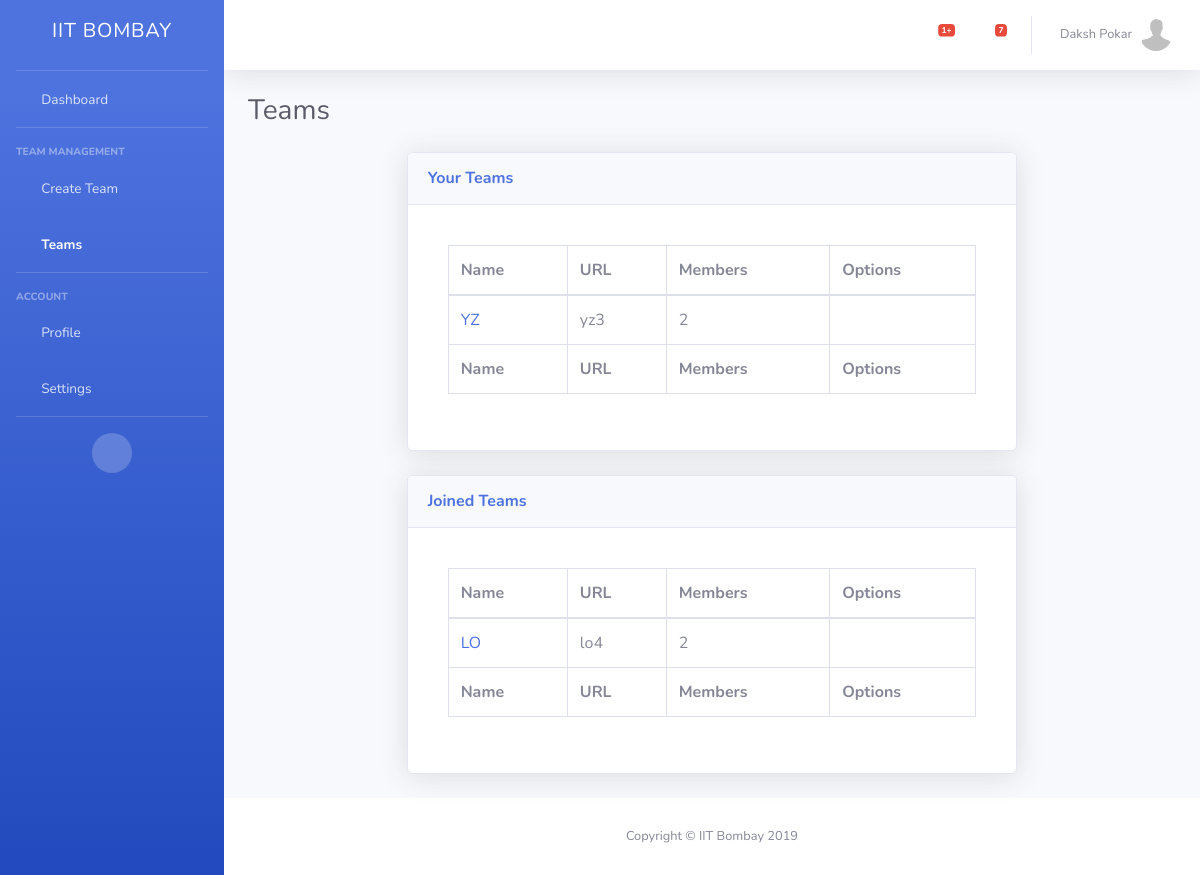
/teams/ (signed in), run on an earlier commit of the app's database.
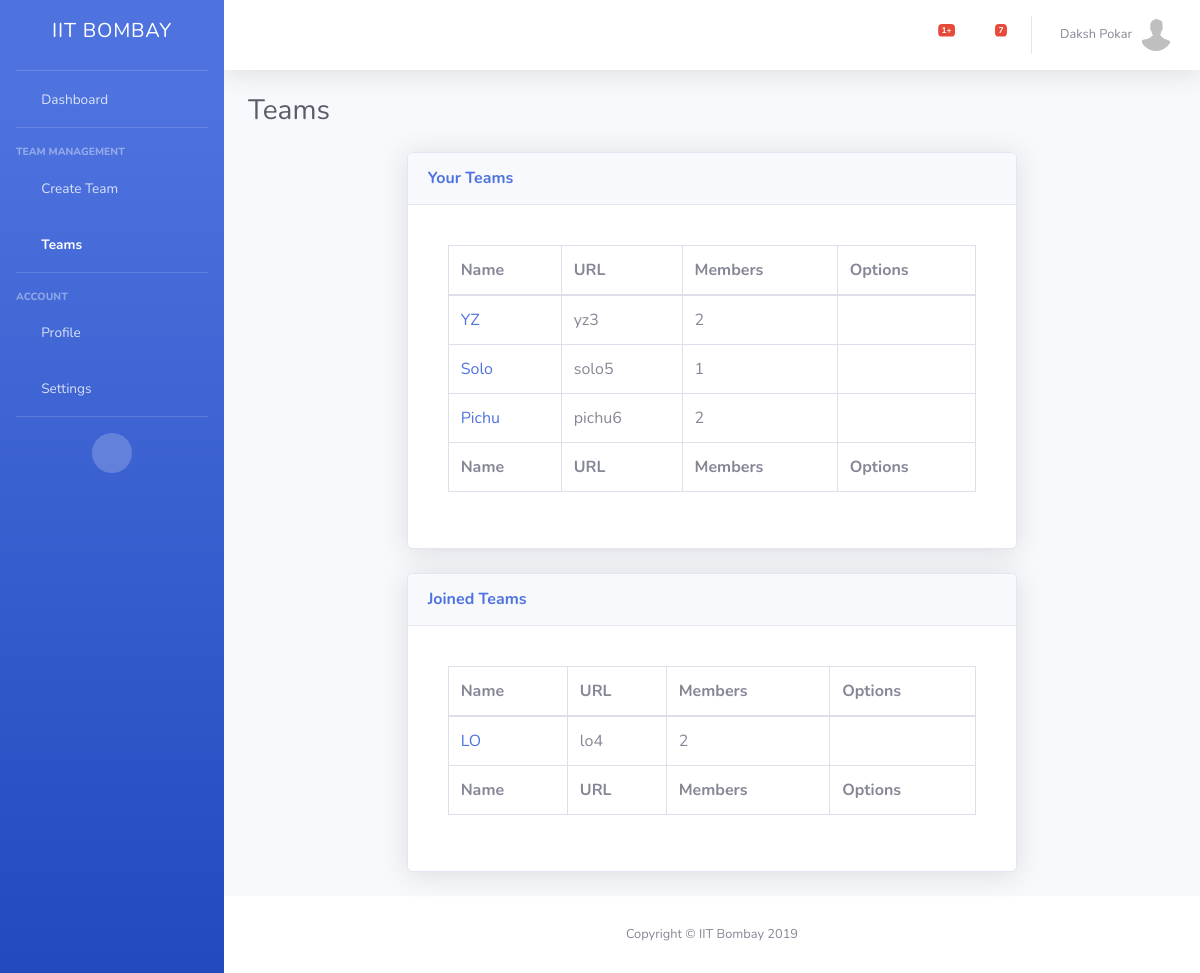
And on a later commit of the database.
### TM/models.py (models this page shows)
class UserProfile(models.Model):
    user = models.ForeignKey(User, on_delete=models.CASCADE)
    username = models.CharField(max_length=400)
    profile_picture = models.FileField(upload_to=user_directory, null=True, default='/default_profile.jpg', blank=True)

class Teams(models.Model):
    id = models.AutoField(primary_key=True)
    name = models.CharField(max_length=400)
    url = models.CharField(max_length=400)
    admin = models.ForeignKey(User, on_delete=models.CASCADE)
    members = models.ManyToManyField(User, through='Membership', related_name="member")

class Membership(models.Model):
    member = models.ForeignKey(User, on_delete=models.CASCADE)
    team = models.ForeignKey(Teams, on_delete=models.CASCADE)

### TM/views.py (the view, shortened to what this page needs)
# urls.py: path('teams/', TeamView.as_view(), name="team"),
class TeamView(LoginRequiredMixin, TemplateView):
    login_url = '/../login/'
    template_name="teams.html"
    def get(self, request):
        user = request.user
        us = UserProfile.objects.get(user=user)
        teams = Teams.objects.filter(admin=user)
        joined_teams = Membership.objects.filter(member=User.objects.get(username=user.username))
        jt = None
        if joined_teams.all().count() == 1:
            jt = joined_teams.all()[0].team
        return render(request, self.template_name, {'teams': teams, 'us': us, 'user': user, 'joined_teams': joined_teams, 'jt': jt})

### TM/templates/teams.html (shortened to what this page needs)
<!DOCTYPE html>
{% load static %}
<html lang="en">
<head>
  <link href="{% static 'vendor/fontawesome-free/css/all.min.css' %}" rel="stylesheet" type="text/css">
  <link href="{% static 'css/sb-admin-2.min.css' %}" rel="stylesheet">
  <link href="{% static 'vendor/datatables/dataTables.bootstrap4.min.css' %}" rel="stylesheet">
</head>
<body id="page-top">
  <div id="wrapper">
    {% block sidebar %}
      {% include "menu.html" %}
    {% endblock %}
    <div id="content-wrapper" class="d-flex flex-column">
      <div id="content">
        {% block topbar %}
        {% include "topbar.html" %}
      {% endblock %}
        <div class="container-fluid">
          <div class="d-sm-flex align-items-center justify-content-between mb-4">
            <h1 class="h3 mb-0 text-gray-800">Teams</h1>
          </div>
          <form method="post" enctype="multipart/form-data">
          <div class="row">
            <div class="col-xl-2"></div>
            <div class="col-xl-8">
              <div class="card shadow mb-4">
                <div class="card-header py-3 d-flex flex-row align-items-center justify-content-between">
                  <h6 class="m-0 font-weight-bold text-primary">Your Teams </h6>
                </div>
                <div class="card-body">
                        <div class="card-body">
                                <div class="table-responsive">
                                  {%  if teams.all.count != 0 %}
                                  <table class="table table-bordered" id="dataTable" width="100%" cellspacing="0">
                                        <thead>
                                                <tr>
                                                  <th>Name</th>
                                                  <th>URL</th>
                                                  <th>Members</th>
                                                  <th>Options</th>
                                                </tr>
                                              </thead>
                                              <tfoot>
                                                    <tr>
                                                      <th>Name</th>
                                                      <th>URL</th>
                                                      <th>Members</th>
                                                      <th>Options</th>
                                                    </tr>
                                                </tfoot>
                                                <tbody>
                                                        {%    for i in teams.all  %}
                                                    <tr>
                                                        <td><a href="/team/{{ i.url }}/dashboard/">{{  i.name   }}</a></td>
                                                        <td>{{  i.url   }}</td>
                                                        <td>{{  i.members.count }}</td>
                                                        <td><a href="/team/{{ i.url }}/dashboard/"><i class="fas fa-external-link-alt"></i></a><a href="/team/{{ i.url }}/settings/" style="margin-left: 10px"><i class="fas fa-cog"></i></a><a href="/team/{{ i.url }}/delete/" style="margin-left: 10px"><i class="fas fa-trash"></i></a></td>
                                                    </tr>
                                                    {%  endfor  %}
                                                </tbody>
                                                </table>
                                                {%  else  %}
                                                <div align="center">There are no teams you are admin of!</div>
                                                {%  endif %}
                                                </div>
                                              </div>
                </div>
              </div>
              <div class="card shadow mb-4">
                  <div class="card-header py-3 d-flex flex-row align-items-center justify-content-between">
                    <h6 class="m-0 font-weight-bold text-primary">Joined Teams</h6>
                  </div>
                  <div class="card-body">
                          <div class="card-body">
                                  <div class="table-responsive">
                                    {%  if joined_teams.all.count == 1  %}
                                        {%  if jt.admin != user %}
                                        <table class="table table-bordered" id="dataTable1" width="100%" cellspacing="0">
                                            <thead>
                                                    <tr>
                                                      <th>Name</th>
                                                      <th>URL</th>
                                                      <th>Members</th>
                                                      <th>Options</th>
                                                    </tr>
                                                  </thead>
                                                  <tfoot>
                                                        <tr>
                                                          <th>Name</th>
                                                          <th>URL</th>
                                                          <th>Members</th>
                                                          <th>Options</th>
                                                        </tr>
                                                    </tfoot>
                                                    <tbody>
                                                            {%    for i in joined_teams.all  %}
                                                            {%  if i.team.admin != user %}
                                                        <tr>
                                                            <td><a href="/team/{{ i.team.url }}/dashboard/">{{  i.team.name   }}</a></td>
                                                            <td>{{  i.team.url   }}</td>
                                                            <td>{{  i.team.members.count }}</td>
                                                            <td><a href="/team/{{ i.team.url }}/dashboard/"><i class="fas fa-external-link-alt"></i></a></td>
                                                        </tr>
                                                          {%  endif %}
                                                        {%  endfor  %}
                                                    </tbody>
                                                    </table>
                                        {%  else  %}
                                          <div align="center">There are no teams you have joined!</div>
                                        {%  endif %}
                                    {%  elif joined_teams.all.count != 0 %}
                                    <table class="table table-bordered" id="dataTable2" width="100%" cellspacing="0">
                                          <thead>
                                                  <tr>
                                                    <th>Name</th>
                                                    <th>URL</th>
                                                    <th>Members</th>
                                                    <th>Options</th>
                                                  </tr>
                                                </thead>
                                                <tfoot>
                                                      <tr>
                                                        <th>Name</th>
                                                        <th>URL</th>
                                                        <th>Members</th>
                                                        <th>Options</th>
                                                      </tr>
                                                  </tfoot>
                                                  <tbody>
                                                          {%    for i in joined_teams.all  %}
                                                          {%  if i.team.admin != user %}
                                                      <tr>
                                                          <td><a href="/team/{{ i.team.url }}/dashboard/">{{  i.team.name   }}</a></td>
                                                          <td>{{  i.team.url   }}</td>
                                                          <td>{{  i.team.members.count }}</td>
                                                          <td><a href="/team/{{ i.team.url }}/dashboard/"><i class="fas fa-external-link-alt"></i></a></td>
                                                      </tr>
                                                        {%  endif %}
                                                      {%  endfor  %}
                                                  </tbody>
                                                  </table>
                                                  {%  else  %}
                                                  <div align="center">There are no teams you have joined!</div>
                                                  {%  endif %}
                                                  </div>
                                                </div>
                  </div>
                </div>
            </div>
            <div class="col-xl-2"></div>
            </div></form>
        </div>
      </div>
      {% block footer %}
      {% include "footer.html" %}
    {% endblock %}
    </div>
  </div>
</body>
</html>

### TM/templates/menu.html
{% load static %}
<ul class="navbar-nav bg-gradient-primary sidebar sidebar-dark accordion" id="accordionSidebar">
        <a class="sidebar-brand d-flex align-items-center justify-content-center" href="/dashboard/">
            <div class="sidebar-brand-icon">
                <h5>IIT Bombay</h5>
              </div>
        </a>
        <hr class="sidebar-divider my-0">
        <li class="nav-item {%  if request.path == "/" %} active {%  endif %}">
          <a class="nav-link" href="/">
            <i class="fas fa-fw fa-tachometer-alt"></i>
            <span>Dashboard</span></a>
        </li>
            <hr class="sidebar-divider">
            <div class="sidebar-heading">
              Team Management
            </div>
            <li class="nav-item {%  if request.path == "/create-team/" %}active{%  endif %}">
                <a class="nav-link" href="/create-team/">
                  <i class="fas fa-fw fa-plus"></i>
                  <span>Create Team</span></a>
              </li>
              <li class="nav-item {%  if request.path == "/teams/" %} active {%  endif %}">
                  <a class="nav-link" href="/teams/">
                    <i class="fas fa-fw fa-users"></i>
                    <span>Teams</span></a>
                </li>
            <hr class="sidebar-divider">
        <div class="sidebar-heading">
          Account
        </div>
        <li class="nav-item">
            <a class="nav-link" href="/profile/{{  us.username  }}">
              <i class="fas fa-fw fa-user-circle"></i>
              <span>Profile</span></a>
          </li>
             <li class="nav-item {%  if request.path == "/settings/" %} active {%  endif %}">
                <a class="nav-link" href="/settings/">
                    <i class="fas fa-fw fa-cog"></i>
                    <span>Settings</span></a>
              </li>
        <hr class="sidebar-divider">
        <div class="text-center d-none d-md-inline">
          <button class="rounded-circle border-0" id="sidebarToggle"></button>
        </div>
      </ul>

### TM/templates/topbar.html (shortened to what this page needs)
<nav class="navbar navbar-expand navbar-light bg-white topbar mb-4 static-top shadow">
        <ul class="navbar-nav ml-auto">
          {% block alerts %}
          {% include "alerts.html" %}
        {% endblock %}
          {% block messages %}
          {% include "mess_notification.html" %}
        {% endblock %}
          {% block profile %}
          {% include "profile_menu.html" %}
        {% endblock %}
        </ul>
      </nav>

### TM/templates/alerts.html (shortened to what this page needs)
<li class="nav-item dropdown no-arrow mx-1">
        <a class="nav-link dropdown-toggle" href="#" id="alertsDropdown" role="button" data-toggle="dropdown" aria-haspopup="true" aria-expanded="false">
          <i class="fas fa-bell fa-fw"></i>
          <span class="badge badge-danger badge-counter">1+</span>
        </a>
      </li>

### TM/templates/mess_notification.html (shortened to what this page needs)
<li class="nav-item dropdown no-arrow mx-1">
              <a class="nav-link dropdown-toggle" href="#" id="messagesDropdown" role="button" data-toggle="dropdown" aria-haspopup="true" aria-expanded="false">
                <i class="fas fa-envelope fa-fw"></i>
                <span class="badge badge-danger badge-counter">7</span>
              </a>
            </li>

### TM/templates/profile_menu.html (shortened to what this page needs)
            <li class="nav-item dropdown no-arrow">
              <a class="nav-link dropdown-toggle" href="#" id="userDropdown" role="button" data-toggle="dropdown" aria-haspopup="true" aria-expanded="false">
                <span class="mr-2 d-none d-lg-inline text-gray-600 small">{{  user.first_name  }} {{ user.last_name }}</span>
                <img class="img-profile rounded-circle" src="{{ MEDIA_ROOT }}{{  us.profile_picture.url  }}">
              </a>
            </li>

### TM/templates/footer.html
<footer class="sticky-footer bg-white">
        <div class="container my-auto">
          <div class="copyright text-center my-auto">
            <span>Copyright &copy; IIT Bombay 2019</span>
          </div>
        </div>
      </footer>

What changed in the data, as far as the page shows it:
added Teams: name "Solo", url "solo5", members.count "1"
added Teams: name "Pichu", url "pichu6", members.count "2"
